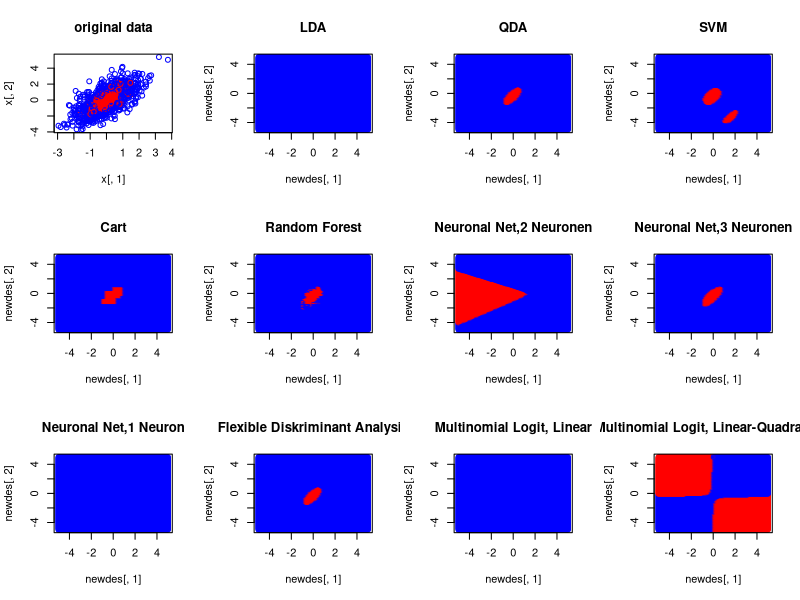

Recreate this plot in R.
# orginal script by Florian Reithinger / LMU

set.seed(123);

#pdf("plot2.pdf",height=15,width=15);
par(mfrow=c(3,4));

library(mvtnorm);
library(MASS);


mu<-c(0,0);

S<-matrix(nrow=2,ncol=2);
S[,1]<-c(1,1);
S[,2]<-c(1,2);


x<-rmvnorm(1000,mu,S);

dx<-apply(x,1,dmvnorm,mean=mu,sigma=S);

dx<-dx+rnorm(1000,sd=0.03);


indnumber<-as.numeric(dx>0.10)+1;



basiscolors<-c("blue","red");

colors<-basiscolors[indnumber]

plot(x[,1],x[,2],col=colors);
title("original data")


xseq<-seq(-5,5,length=100);
xvech<-rep(xseq,100);
yvech<-rep(xseq,each=100);
newdes<-cbind(xvech,yvech);

v1<-x[,1];
v2<-x[,2];

#########################
### lda
#########################

lda.des<-lda(indnumber~v1+v2);

newdes<-cbind(xvech,yvech);

newdes<-as.data.frame(newdes);
names(newdes)<-c("v1","v2");

newcol<-basiscolors[predict(lda.des,newdes)$class];

plot(newdes[,1],newdes[,2],col=newcol);

title("LDA")

#########################
###   qda
#########################


lda.des<-qda(indnumber~v1+v2);

newdes<-cbind(xvech,yvech);

newdes<-as.data.frame(newdes);
names(newdes)<-c("v1","v2");

newcol<-basiscolors[predict(lda.des,newdes)$class];

plot(newdes[,1],newdes[,2],col=newcol);

title("QDA")



#########################
###   support vector
#########################



library(e1071);

da.ksvm<-svm(indnumber~v1+v2,kernel="radial")

plot(da.ksvm);


pred.ksvm<-predict(da.ksvm,newdes);

pred.ksvm<-round(pred.ksvm);

newcol<-basiscolors[pred.ksvm];
plot(newdes[,1],newdes[,2],col=newcol);

title("SVM")



#tun.svm<-tune.svm(indnumber~v1+v2,gamma= 10^(-6:3),cost=10^(1:3));
#
#bestgamma<-tun.svm$best.parameters[[1]]
#bestC<-tun.svm$best.parameters[[2]]
#
#da.ksvm<-svm(indnumber~v1+v2,kernel="radial",cost=bestC,gamma=bestgamma);
#
#plot(da.ksvm);
#
#
#pred.ksvm<-predict(da.ksvm,newdes);
#
#pred.ksvm<-round(pred.ksvm);
#
#newcol<-basiscolors[pred.ksvm];
#plot(newdes[,1],newdes[,2],col=newcol);
#title("Tuned SVM")

#########################
###   cart
#########################
library(rpart);
rp<-rpart(indnumber~v1+v2);
pred.rp<-predict(rp,newdes);
newcol<-basiscolors[round(pred.rp)];
plot(newdes[,1],newdes[,2],col=newcol);

title("Cart")




#########################
###   randomforest
#########################

library(randomForest);
rf<-randomForest(as.factor(indnumber)~v1+v2,importance=T,proximity=T);
pred.rf<-predict(rf,newdes);
newcol<-basiscolors[as.numeric(pred.rf)];
plot(newdes[,1],newdes[,2],col=newcol);

title("Random Forest")


#########################
###   neuronal nets
#########################

library(nnet);
nam<-c("a","b")
namind<-nam[indnumber];


rf<-nnet(as.factor(namind)~v1+v2,size=2);
pred.rf<-predict(rf,newdes);

maxrf<-apply(pred.rf,1,max)

nnindmatrix<-matrix(nrow=10000,ncol=2);
nnindmatrix[,1]<-as.numeric(round(pred.rf[,1]))


nnind<-nnindmatrix[,1]


newcol<-basiscolors[nnind+1];
plot(newdes[,1],newdes[,2],col=newcol);
title("Neuronal Net,2 Neuronen")


#########################
###   neuronal nets
#########################

library(nnet);
nam<-c("a","b")
namind<-nam[indnumber];


rf<-nnet(as.factor(namind)~v1+v2,size=3);
pred.rf<-predict(rf,newdes);

maxrf<-apply(pred.rf,1,max)

nnindmatrix<-matrix(nrow=10000,ncol=2);
nnindmatrix[,1]<-as.numeric(round(pred.rf[,1]))


nnind<-nnindmatrix[,1]


newcol<-basiscolors[nnind+1];
plot(newdes[,1],newdes[,2],col=newcol);
title("Neuronal Net,3 Neuronen")


#########################
###   neuronal nets
#########################

library(nnet);
nam<-c("a","b")
namind<-nam[indnumber];


rf<-nnet(as.factor(namind)~v1+v2,size=1);
pred.rf<-predict(rf,newdes);

maxrf<-apply(pred.rf,1,max)

nnindmatrix<-matrix(nrow=10000,ncol=2);
nnindmatrix[,1]<-as.numeric(round(pred.rf[,1]))


nnind<-nnindmatrix[,1]


newcol<-basiscolors[nnind+1];
plot(newdes[,1],newdes[,2],col=newcol);
title("Neuronal Net,1 Neuron")



#########################
### fda
#########################

library(mda);

da.des<-fda(indnumber~v1+v2);

newcol<-basiscolors[predict(lda.des,newdes)$class];

plot(newdes[,1],newdes[,2],col=newcol);
title("Flexible Diskriminant Analysis")


#########################
### multinomial logit
#########################

## not equal variances
library(nnet)

ld.multinom<-multinom(indnumber ~ v1 + v2 );

newcol<-basiscolors[predict(ld.multinom,newdes)]

plot(newdes[,1],newdes[,2],col=newcol);
title("Multinomial Logit, Linear")



## equal variances
ld.multinom<-multinom(indnumber ~ v1 + v2 +v1*v2 +v2*v2);

newcol<-basiscolors[predict(ld.multinom,newdes)]

plot(newdes[,1],newdes[,2],col=newcol);
title("Multinomial Logit, Linear-Quadratisch")




#dev.off();
